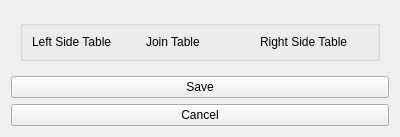
<?xml version="1.0" encoding="UTF-8"?>
<ui version="4.0">
 <class>RelationWidget</class>
 <widget class="QWidget" name="RelationWidget">
  <property name="geometry">
   <rect>
    <x>0</x>
    <y>0</y>
    <width>400</width>
    <height>127</height>
   </rect>
  </property>
  <property name="windowTitle">
   <string>Form</string>
  </property>
  <layout class="QGridLayout" name="gridLayout">
   <item row="2" column="0">
    <widget class="QPushButton" name="actionSave">
     <property name="text">
      <string>Save</string>
     </property>
    </widget>
   </item>
   <item row="3" column="0">
    <widget class="QPushButton" name="actionCancel">
     <property name="text">
      <string>Cancel</string>
     </property>
    </widget>
   </item>
   <item row="1" column="0">
    <widget class="QWidget" name="widget" native="true">
     <layout class="QGridLayout" name="gridLayout_2">
      <property name="rightMargin">
       <number>9</number>
      </property>
      <item row="0" column="0">
       <widget class="QGroupBox" name="groupBox">
        <property name="layoutDirection">
         <enum>Qt::LeftToRight</enum>
        </property>
        <property name="title">
         <string/>
        </property>
        <property name="alignment">
         <set>Qt::AlignCenter</set>
        </property>
        <layout class="QHBoxLayout" name="horizontalLayout_2">
         <item>
          <widget class="QLabel" name="label">
           <property name="text">
            <string>Left Side Table</string>
           </property>
          </widget>
         </item>
         <item>
          <widget class="QLabel" name="label_2">
           <property name="text">
            <string>Join Table</string>
           </property>
          </widget>
         </item>
         <item>
          <widget class="QLabel" name="label_3">
           <property name="text">
            <string>Right Side Table</string>
           </property>
          </widget>
         </item>
        </layout>
       </widget>
      </item>
     </layout>
    </widget>
   </item>
  </layout>
 </widget>
 <resources/>
 <connections/>
</ui>
